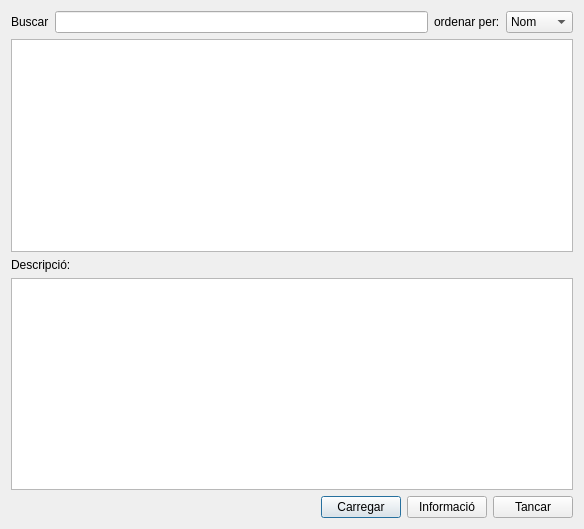
<?xml version="1.0" encoding="UTF-8"?>
<ui version="4.0">
 <class>CARTOGRAFIAMUSEOCN</class>
 <widget class="QDialog" name="CARTOGRAFIAMUSEOCN">
  <property name="enabled">
   <bool>true</bool>
  </property>
  <property name="geometry">
   <rect>
    <x>0</x>
    <y>0</y>
    <width>584</width>
    <height>529</height>
   </rect>
  </property>
  <property name="sizePolicy">
   <sizepolicy hsizetype="Fixed" vsizetype="Fixed">
    <horstretch>0</horstretch>
    <verstretch>0</verstretch>
   </sizepolicy>
  </property>
  <property name="minimumSize">
   <size>
    <width>580</width>
    <height>480</height>
   </size>
  </property>
  <property name="windowTitle">
   <string>REPOSITORI DE CAPES DE MUSEU DE CIÈNCIES NATURALS</string>
  </property>
  <property name="autoFillBackground">
   <bool>false</bool>
  </property>
  <property name="styleSheet">
   <string notr="true"/>
  </property>
  <layout class="QVBoxLayout" name="verticalLayout">
   <item>
    <layout class="QHBoxLayout" name="horizontalLayout">
     <item>
      <widget class="QLabel" name="searchLbl">
       <property name="text">
        <string>Buscar</string>
       </property>
      </widget>
     </item>
     <item>
      <widget class="QLineEdit" name="searchBox"/>
     </item>
     <item>
      <widget class="QLabel" name="sortLbl">
       <property name="text">
        <string>ordenar per:</string>
       </property>
      </widget>
     </item>
     <item>
      <widget class="QComboBox" name="sortCombo">
       <item>
        <property name="text">
         <string>Nom</string>
        </property>
       </item>
       <item>
        <property name="text">
         <string>Tipus</string>
        </property>
       </item>
       <item>
        <property name="text">
         <string>Host</string>
        </property>
       </item>
       <item>
        <property name="text">
         <string>Layers</string>
        </property>
       </item>
      </widget>
     </item>
    </layout>
   </item>
   <item>
    <widget class="QTableWidget" name="tableWidget">
     <property name="sizeIncrement">
      <size>
       <width>3</width>
       <height>5</height>
      </size>
     </property>
     <property name="styleSheet">
      <string notr="true"/>
     </property>
     <property name="selectionMode">
      <enum>QAbstractItemView::SingleSelection</enum>
     </property>
     <property name="selectionBehavior">
      <enum>QAbstractItemView::SelectRows</enum>
     </property>
    </widget>
   </item>
   <item>
    <widget class="QLabel" name="label">
     <property name="styleSheet">
      <string notr="true"/>
     </property>
     <property name="text">
      <string>Descripció:</string>
     </property>
    </widget>
   </item>
   <item>
    <widget class="QTextEdit" name="textEdit">
     <property name="enabled">
      <bool>true</bool>
     </property>
     <property name="styleSheet">
      <string notr="true"/>
     </property>
     <property name="readOnly">
      <bool>false</bool>
     </property>
    </widget>
   </item>
   <item>
    <layout class="QHBoxLayout" name="horizontalLayout_2">
     <item>
      <spacer name="horizontalSpacer">
       <property name="orientation">
        <enum>Qt::Horizontal</enum>
       </property>
       <property name="sizeHint" stdset="0">
        <size>
         <width>40</width>
         <height>20</height>
        </size>
       </property>
      </spacer>
     </item>
     <item>
      <widget class="QPushButton" name="load_btn">
       <property name="styleSheet">
        <string notr="true"/>
       </property>
       <property name="text">
        <string>Carregar</string>
       </property>
      </widget>
     </item>
     <item>
      <widget class="QPushButton" name="info_btn">
       <property name="text">
        <string>Informació</string>
       </property>
      </widget>
     </item>
     <item>
      <widget class="QPushButton" name="close_btn">
       <property name="styleSheet">
        <string notr="true"/>
       </property>
       <property name="text">
        <string>Tancar</string>
       </property>
      </widget>
     </item>
    </layout>
   </item>
  </layout>
 </widget>
 <resources/>
 <connections/>
</ui>
